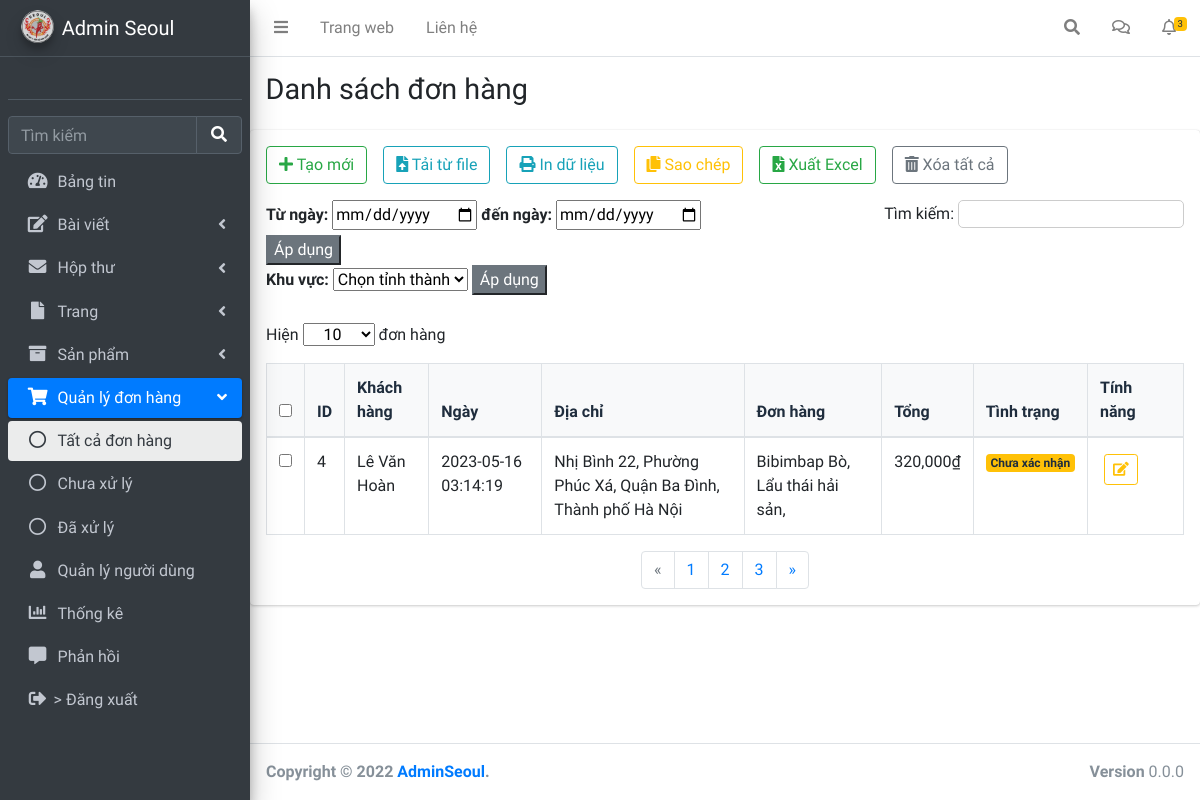
The app's page /Admin/pages/orders.php, older data.
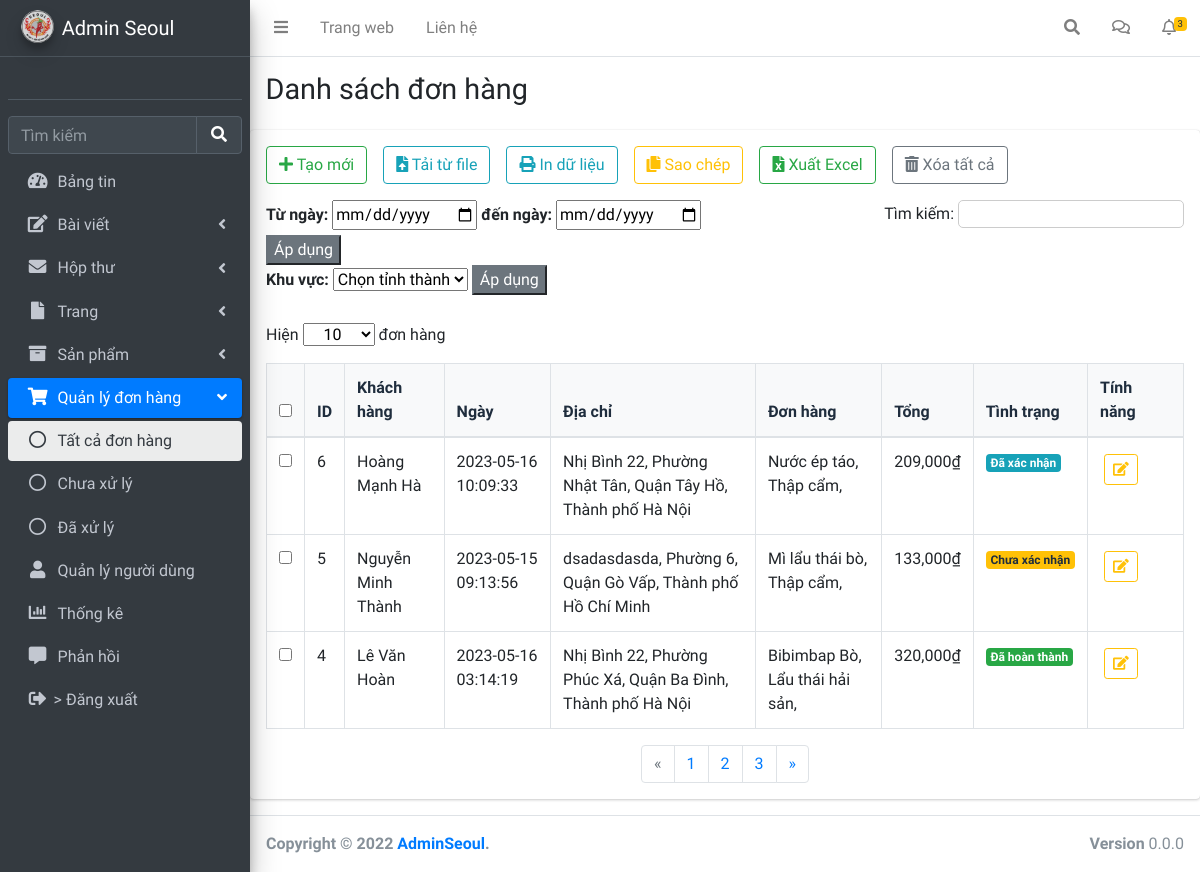
The same page, newer data.
### tables this page shows
CREATE TABLE `orders` (
  `id` int(11) NOT NULL,
  `user_id` int(11) DEFAULT NULL,
  `fullname` varchar(50) DEFAULT NULL,
  `phone` varchar(20) DEFAULT NULL,
  `address` varchar(200) DEFAULT NULL,
  `note` varchar(255) DEFAULT NULL,
  `order_date` datetime DEFAULT NULL,
  `status` int(11) DEFAULT NULL,
  `total_money` int(11) DEFAULT NULL,
  `payment_methods` varchar(50) NOT NULL
);

CREATE TABLE `orders_details` (
  `id` int(11) NOT NULL,
  `order_id` int(11) DEFAULT NULL,
  `product_id` int(11) DEFAULT NULL,
  `price` int(11) DEFAULT NULL,
  `num` int(11) DEFAULT NULL,
  `total_money` int(11) DEFAULT NULL
);

CREATE TABLE `product` (
  `id` int(11) NOT NULL,
  `product_code` varchar(100) NOT NULL,
  `category_id` int(11) NOT NULL,
  `product_name` varchar(350) NOT NULL,
  `price` int(11) NOT NULL,
  `thumbnail` varchar(500) NOT NULL,
  `description` longtext NOT NULL,
  `created_at` datetime DEFAULT NULL,
  `updated_at` datetime DEFAULT NULL,
  `status` tinyint(11) DEFAULT NULL,
  `visible` tinyint(4) NOT NULL DEFAULT 1
);

### Admin/pages/orders.php (the view, shortened to what the changed rows need)
<!DOCTYPE html>
<html lang="en">
<?php session_start();
include '../../database/config.php';
?>
<head>
    <link rel="stylesheet" href="../../css/fontawesome-free/css/all.min.css">
    <link rel="stylesheet" href="../css/IonIcons.css">
    <link rel="stylesheet" href="../css/adminlte.min.css">
</head>
<body class="hold-transition sidebar-mini">
    <div class="wrapper">
        <aside class="main-sidebar sidebar-dark-primary elevation-4">
            <a href="../index.php" class="brand-link">
                <img src="../../img/img_index/logo_spicy.png" alt="AdminLTE Logo" class="brand-image img-circle elevation-3" style="opacity: .8">
                <span class="brand-text font-weight-light">Admin Seoul</span>
            </a>
        </aside>
        <div class="content-wrapper">
            <div class="content-header">
                <div class="container-fluid">
                    <div class="row mb-2">
                        <div class="col-sm-6">
                            <h1 class="m-0">Danh sách đơn hàng</h1>
                        </div>
                    </div>
                </div>
            </div>
            <div class="row">
                <div class="col-md-12">
                    <div class=" card">
                        <div class=" mx-3">
                            <table class="table table-hover table-bordered" id="sampleTable">
                                <thead>
                                    <tr class="bg-light">
                                        <th width="10"><input type="checkbox" id="all"></th>
                                        <th>ID</th>
                                        <th>Khách hàng</th>
                                        <th>Ngày</th>
                                        <th>Địa chỉ</th>
                                        <th>Đơn hàng</th>
                                        <th style="width: 7vw;">Tổng</th>
                                        <th>Tình trạng</th>
                                        <th style="width: 8vw;">Tính năng</th>
                                    </tr>
                                </thead>
                                <tbody>
                                    <?php
                                    $sql_order = "SELECT * FROM orders ORDER BY id DESC";
                                    $query_order = mysqli_query($mysqli, $sql_order);
                                    while ($row_order = mysqli_fetch_array($query_order)) {
                                        $sql_order_detail = "SELECT orders_details.id,product.product_name, orders_details.total_money,orders_details.num FROM orders_details,product  WHERE  orders_details.order_id = '$row_order[id]'  and product.id = orders_details.product_id ORDER BY id ASC";
                                        $query_order_detail = mysqli_query($mysqli, $sql_order_detail);
                                    ?>
                                        <tr>
                                            <td width="10"><input type="checkbox" name="check1" value="1"></td>
                                            <td class="id_order"><?php echo $row_order['id'] ?></td>
                                            <td><?php echo $row_order['fullname'] ?></td>
                                            <td><?php echo $row_order['order_date'] ?></td>
                                            <td><?php echo $row_order['address'] ?></td>
                                            <td>
                                                <?php while ($row_order_detail = mysqli_fetch_array($query_order_detail)) {
                                                ?>
                                                    <?php echo $row_order_detail['product_name'] . ', '; ?>
                                                <?php
                                                }
                                                ?>
                                            </td>
                                            <td><?php echo number_format($row_order['total_money'], 0, ',', ',') . '₫'; ?></td>
                                            <td><span class="badge  <?php
                                                                    switch ($row_order['status']) {
                                                                        case  1;
                                                                            echo 'bg-warning';
                                                                            break;
                                                                        case  2;
                                                                            echo 'bg-info';
                                                                            break;
                                                                        case  4;
                                                                            echo 'bg-success';
                                                                            break;
                                                                    }
                                                                    ?>">
                                                    <?php
                                                    switch ($row_order['status']) {
                                                        case  1;
                                                            echo 'Chưa xác nhận';
                                                            break;
                                                        case  2;
                                                            echo 'Đã xác nhận';
                                                            break;
                                                        case  4;
                                                            echo 'Đã hoàn thành';
                                                            break;
                                                    }
                                                    ?>
                                                </span>
                                            </td>
                                            <td>
                                                <button class="btn btn-outline-warning btn-sm edit m-1" type="button" title="Sửa" data-bs-toggle="modal" data-bs-target="#ModalUP"><i class="fa fa-edit"></i></button>
                                            </td>
                                        </tr>
                                    <?php
                                    }
                                    ?>
                                </tbody>
                            </table>
                        </div>
                    </div>
                </div>
            </div>
        </div>
    </div>
</body>
</html>

Row changes from the older to the newer data that the page shows:
added orders: id "6", fullname "Hoàng Mạnh Hà", order_date "2023-05-16 10:09:33", address "Nhị Bình 22, Phường Nhật Tân, Quận Tây Hồ, Thành phố Hà Nội", total_money "209,000", status "Đã xác nhận"
added orders_details: product.product_name "Nước ép táo", shown under "6"
added orders_details: product.product_name "Thập cẩm", shown under "6"
added orders: id "5", fullname "Nguyễn Minh Thành", order_date "2023-05-15 09:13:56", address "dsadasdasda, Phường 6, Quận Gò Vấp, Thành phố Hồ Chí Minh", total_money "133,000", status "Chưa xác nhận"
added orders_details: product.product_name "Mì lẩu thái bò", shown under "5"
added orders_details: product.product_name "Thập cẩm", shown under "5"
changed orders "Lê Văn Hoàn": status "Chưa xác nhận" → "Đã hoàn thành"
